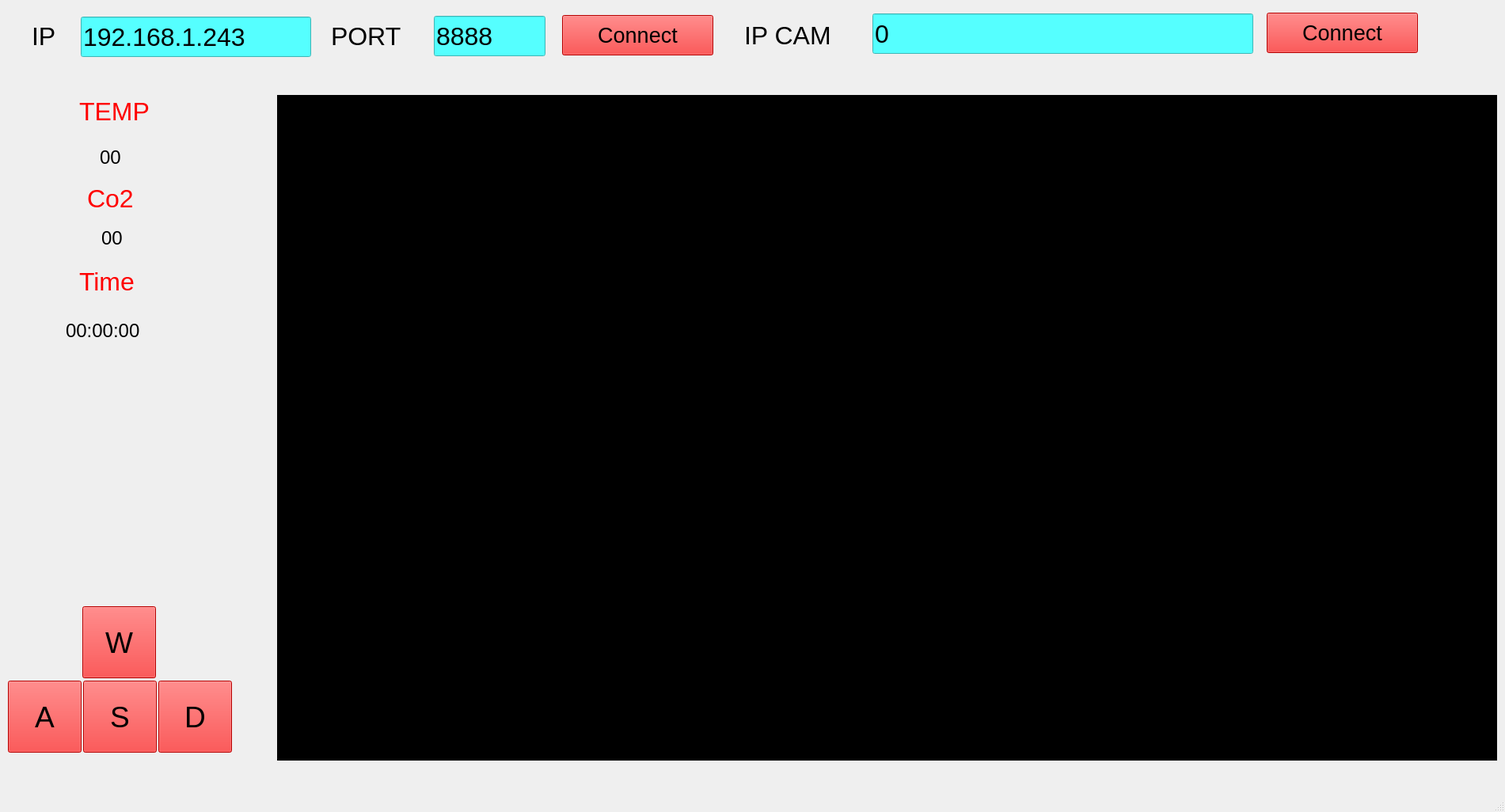
<?xml version="1.0" encoding="UTF-8"?>
<ui version="4.0">
 <class>MainWindow</class>
 <widget class="QMainWindow" name="MainWindow">
  <property name="geometry">
   <rect>
    <x>0</x>
    <y>0</y>
    <width>1901</width>
    <height>1026</height>
   </rect>
  </property>
  <property name="cursor">
   <cursorShape>ArrowCursor</cursorShape>
  </property>
  <property name="windowTitle">
   <string>MYAPP</string>
  </property>
  <property name="whatsThis">
   <string/>
  </property>
  <property name="styleSheet">
   <string notr="true"/>
  </property>
  <widget class="QWidget" name="centralwidget">
   <widget class="QLabel" name="IP_label">
    <property name="geometry">
     <rect>
      <x>40</x>
      <y>20</y>
      <width>81</width>
      <height>51</height>
     </rect>
    </property>
    <property name="font">
     <font>
      <pointsize>24</pointsize>
     </font>
    </property>
    <property name="styleSheet">
     <string notr="true"/>
    </property>
    <property name="text">
     <string>IP</string>
    </property>
   </widget>
   <widget class="QLabel" name="PORT_label">
    <property name="geometry">
     <rect>
      <x>418</x>
      <y>20</y>
      <width>111</width>
      <height>51</height>
     </rect>
    </property>
    <property name="font">
     <font>
      <pointsize>24</pointsize>
     </font>
    </property>
    <property name="text">
     <string>PORT</string>
    </property>
   </widget>
   <widget class="QLineEdit" name="IP_input">
    <property name="geometry">
     <rect>
      <x>102</x>
      <y>21</y>
      <width>291</width>
      <height>51</height>
     </rect>
    </property>
    <property name="font">
     <font>
      <pointsize>24</pointsize>
     </font>
    </property>
    <property name="styleSheet">
     <string notr="true">background-color: rgb(85, 255, 255);</string>
    </property>
    <property name="text">
     <string>192.168.1.243</string>
    </property>
   </widget>
   <widget class="QLineEdit" name="PORT_input">
    <property name="geometry">
     <rect>
      <x>548</x>
      <y>20</y>
      <width>141</width>
      <height>51</height>
     </rect>
    </property>
    <property name="font">
     <font>
      <pointsize>24</pointsize>
     </font>
    </property>
    <property name="styleSheet">
     <string notr="true">background-color: rgb(85, 255, 255);</string>
    </property>
    <property name="text">
     <string>8888</string>
    </property>
   </widget>
   <widget class="QPushButton" name="W_Button">
    <property name="geometry">
     <rect>
      <x>104</x>
      <y>766</y>
      <width>93</width>
      <height>91</height>
     </rect>
    </property>
    <property name="font">
     <font>
      <pointsize>28</pointsize>
     </font>
    </property>
    <property name="styleSheet">
     <string notr="true">background-color: rgb(255, 0, 0);
border-color: rgb(0, 0, 255);</string>
    </property>
    <property name="text">
     <string>W</string>
    </property>
   </widget>
   <widget class="QPushButton" name="A_Button">
    <property name="geometry">
     <rect>
      <x>10</x>
      <y>860</y>
      <width>93</width>
      <height>91</height>
     </rect>
    </property>
    <property name="font">
     <font>
      <pointsize>28</pointsize>
     </font>
    </property>
    <property name="styleSheet">
     <string notr="true">background-color: rgb(255, 0, 0);</string>
    </property>
    <property name="text">
     <string>A</string>
    </property>
   </widget>
   <widget class="QPushButton" name="S_Button">
    <property name="geometry">
     <rect>
      <x>105</x>
      <y>860</y>
      <width>93</width>
      <height>91</height>
     </rect>
    </property>
    <property name="font">
     <font>
      <pointsize>28</pointsize>
     </font>
    </property>
    <property name="styleSheet">
     <string notr="true">background-color: rgb(255, 0, 0);</string>
    </property>
    <property name="text">
     <string>S</string>
    </property>
   </widget>
   <widget class="QPushButton" name="D_Button">
    <property name="geometry">
     <rect>
      <x>200</x>
      <y>860</y>
      <width>93</width>
      <height>91</height>
     </rect>
    </property>
    <property name="font">
     <font>
      <pointsize>28</pointsize>
     </font>
    </property>
    <property name="styleSheet">
     <string notr="true">background-color: rgb(255, 0, 0);</string>
    </property>
    <property name="text">
     <string>D</string>
    </property>
   </widget>
   <widget class="QPushButton" name="Connect_Button">
    <property name="geometry">
     <rect>
      <x>710</x>
      <y>19</y>
      <width>191</width>
      <height>51</height>
     </rect>
    </property>
    <property name="font">
     <font>
      <pointsize>20</pointsize>
     </font>
    </property>
    <property name="styleSheet">
     <string notr="true">background-color: rgb(255, 0, 0);</string>
    </property>
    <property name="text">
     <string>Connect</string>
    </property>
   </widget>
   <widget class="QLabel" name="Video_Streaming">
    <property name="geometry">
     <rect>
      <x>350</x>
      <y>120</y>
      <width>1541</width>
      <height>841</height>
     </rect>
    </property>
    <property name="styleSheet">
     <string notr="true">background-color: rgb(0, 0, 0);</string>
    </property>
    <property name="text">
     <string/>
    </property>
    <property name="pixmap">
     <pixmap>../QT5_UI_Image/image-30938-800.jpg</pixmap>
    </property>
   </widget>
   <widget class="QLabel" name="IP_cam_label">
    <property name="geometry">
     <rect>
      <x>940</x>
      <y>19</y>
      <width>141</width>
      <height>51</height>
     </rect>
    </property>
    <property name="font">
     <font>
      <pointsize>24</pointsize>
     </font>
    </property>
    <property name="text">
     <string>IP CAM</string>
    </property>
   </widget>
   <widget class="QLineEdit" name="IP_cam_input">
    <property name="geometry">
     <rect>
      <x>1102</x>
      <y>17</y>
      <width>481</width>
      <height>51</height>
     </rect>
    </property>
    <property name="font">
     <font>
      <pointsize>24</pointsize>
     </font>
    </property>
    <property name="styleSheet">
     <string notr="true">background-color: rgb(85, 255, 255);</string>
    </property>
    <property name="text">
     <string>0</string>
    </property>
   </widget>
   <widget class="QPushButton" name="Connect_Button_ipcam">
    <property name="geometry">
     <rect>
      <x>1600</x>
      <y>16</y>
      <width>191</width>
      <height>51</height>
     </rect>
    </property>
    <property name="font">
     <font>
      <pointsize>20</pointsize>
     </font>
    </property>
    <property name="styleSheet">
     <string notr="true">background-color: rgb(255, 0, 0);</string>
    </property>
    <property name="text">
     <string>Connect</string>
    </property>
   </widget>
   <widget class="QLabel" name="Temp_label">
    <property name="geometry">
     <rect>
      <x>100</x>
      <y>110</y>
      <width>101</width>
      <height>61</height>
     </rect>
    </property>
    <property name="font">
     <font>
      <pointsize>24</pointsize>
     </font>
    </property>
    <property name="styleSheet">
     <string notr="true">color: rgb(255, 0, 0);</string>
    </property>
    <property name="text">
     <string>TEMP</string>
    </property>
   </widget>
   <widget class="QLabel" name="DateTime_label">
    <property name="geometry">
     <rect>
      <x>100</x>
      <y>330</y>
      <width>91</width>
      <height>51</height>
     </rect>
    </property>
    <property name="font">
     <font>
      <pointsize>24</pointsize>
     </font>
    </property>
    <property name="styleSheet">
     <string notr="true">color: rgb(255, 0, 0);</string>
    </property>
    <property name="text">
     <string>Time </string>
    </property>
   </widget>
   <widget class="QLabel" name="Co2_label">
    <property name="geometry">
     <rect>
      <x>110</x>
      <y>220</y>
      <width>81</width>
      <height>61</height>
     </rect>
    </property>
    <property name="font">
     <font>
      <pointsize>24</pointsize>
     </font>
    </property>
    <property name="styleSheet">
     <string notr="true">color: rgb(255, 0, 0);</string>
    </property>
    <property name="text">
     <string>Co2</string>
    </property>
   </widget>
   <widget class="QLabel" name="TempOut">
    <property name="geometry">
     <rect>
      <x>126</x>
      <y>168</y>
      <width>80</width>
      <height>61</height>
     </rect>
    </property>
    <property name="font">
     <font>
      <pointsize>18</pointsize>
     </font>
    </property>
    <property name="text">
     <string>00</string>
    </property>
   </widget>
   <widget class="QLabel" name="Co2Out">
    <property name="geometry">
     <rect>
      <x>128</x>
      <y>270</y>
      <width>80</width>
      <height>61</height>
     </rect>
    </property>
    <property name="font">
     <font>
      <pointsize>18</pointsize>
     </font>
    </property>
    <property name="text">
     <string>00</string>
    </property>
   </widget>
   <widget class="QLabel" name="TimeOut">
    <property name="geometry">
     <rect>
      <x>83</x>
      <y>387</y>
      <width>131</width>
      <height>61</height>
     </rect>
    </property>
    <property name="font">
     <font>
      <pointsize>18</pointsize>
     </font>
    </property>
    <property name="text">
     <string>00:00:00</string>
    </property>
   </widget>
  </widget>
  <widget class="QMenuBar" name="menubar">
   <property name="geometry">
    <rect>
     <x>0</x>
     <y>0</y>
     <width>1901</width>
     <height>26</height>
    </rect>
   </property>
  </widget>
  <widget class="QStatusBar" name="statusbar"/>
 </widget>
 <resources/>
 <connections/>
</ui>
